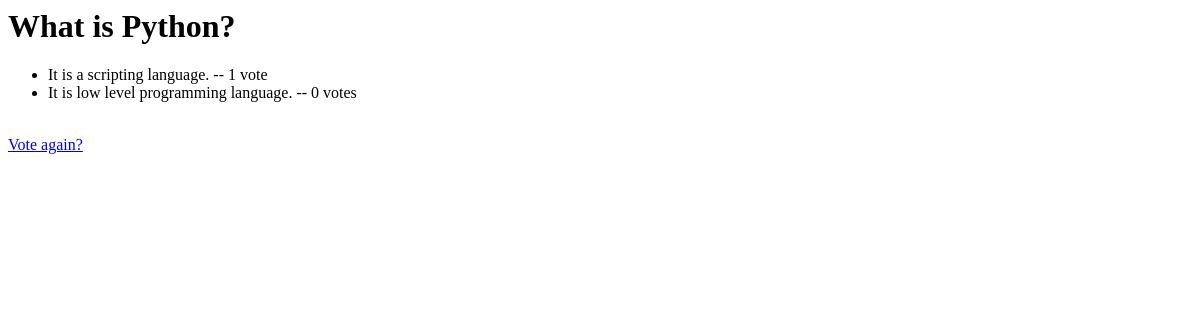
Before: /polls/2/results/ with the older database file.
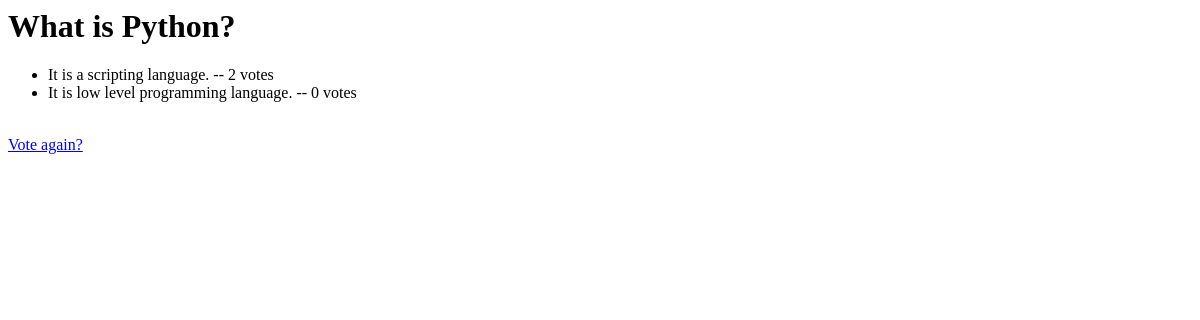
After: the same page with the newer database file.
### polls/models.py (models this page shows, shortened)
class Choice(models.Model):
    question = models.ForeignKey(Question,on_delete=models.CASCADE)
    choice_text = models.CharField(max_length=200)
    votes = models.IntegerField(default=0)

### polls/views.py (the view)
# urls.py: path('<int:pk>/results/', views.ResultsView.as_view(), name='results'),
class ResultsView(generic.DetailView):
    model = Question
    template_name = 'poll/results.html'

### templates/poll/results.html (shortened to what this page needs)
<h1>{{ question.question_text }}</h1>
<ul>
{% for choice in question.choice_set.all %}
    <li>{{ choice.choice_text }} -- {{ choice.votes }} vote{{ choice.votes|pluralize }}</li>
{% endfor %}
</ul>
<a href="{% url 'polls:detail' question.id %}">Vote again?</a>

Changed rows visible on the page:
changed Choice "It is a scripting language.": votes "1" → "2"
